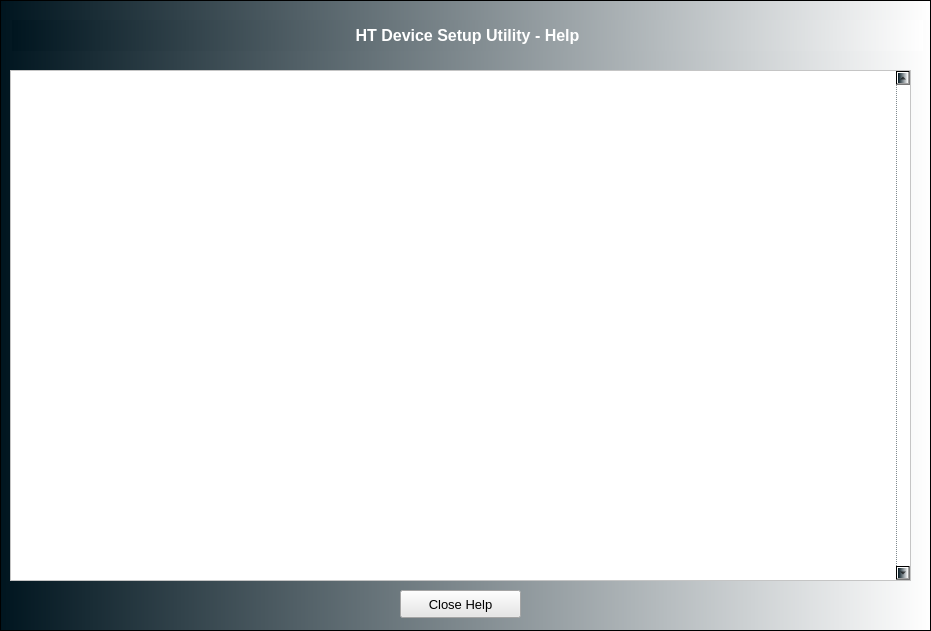
     <widget class="QFrame" name="helpFrame">
      <property name="geometry">
       <rect>
        <x>0</x>
        <y>660</y>
        <width>931</width>
        <height>631</height>
       </rect>
      </property>
      <property name="styleSheet">
       <string notr="true">
background-color: qlineargradient(spread:pad, x1:0, y1:0, x2:1, y2:0, stop:0 rgba(0, 21, 31, 255), stop:1 rgba(255, 255, 255, 255));</string>
      </property>
      <property name="frameShape">
       <enum>QFrame::StyledPanel</enum>
      </property>
      <property name="frameShadow">
       <enum>QFrame::Raised</enum>
      </property>
      <widget class="QLabel" name="label_36">
       <property name="geometry">
        <rect>
         <x>12</x>
         <y>20</y>
         <width>911</width>
         <height>31</height>
        </rect>
       </property>
       <property name="font">
        <font>
         <pointsize>12</pointsize>
         <weight>75</weight>
         <bold>true</bold>
        </font>
       </property>
       <property name="styleSheet">
        <string notr="true">color: rgb(255, 255, 255);</string>
       </property>
       <property name="text">
        <string>HT Device Setup Utility - Help</string>
       </property>
       <property name="alignment">
        <set>Qt::AlignCenter</set>
       </property>
      </widget>
      <widget class="QTextBrowser" name="helpTextBrowser">
       <property name="geometry">
        <rect>
         <x>10</x>
         <y>70</y>
         <width>901</width>
         <height>511</height>
        </rect>
       </property>
       <property name="styleSheet">
        <string notr="true">background-color: rgb(255, 255, 255);</string>
       </property>
       <property name="verticalScrollBarPolicy">
        <enum>Qt::ScrollBarAlwaysOn</enum>
       </property>
      </widget>
      <widget class="QPushButton" name="closeHelpBut">
       <property name="geometry">
        <rect>
         <x>400</x>
         <y>590</y>
         <width>121</width>
         <height>28</height>
        </rect>
       </property>
       <property name="font">
        <font>
         <pointsize>10</pointsize>
        </font>
       </property>
       <property name="styleSheet">
        <string notr="true">background-color: rgb(230, 230, 230);</string>
       </property>
       <property name="text">
        <string>Close Help</string>
       </property>
      </widget>
     </widget>
